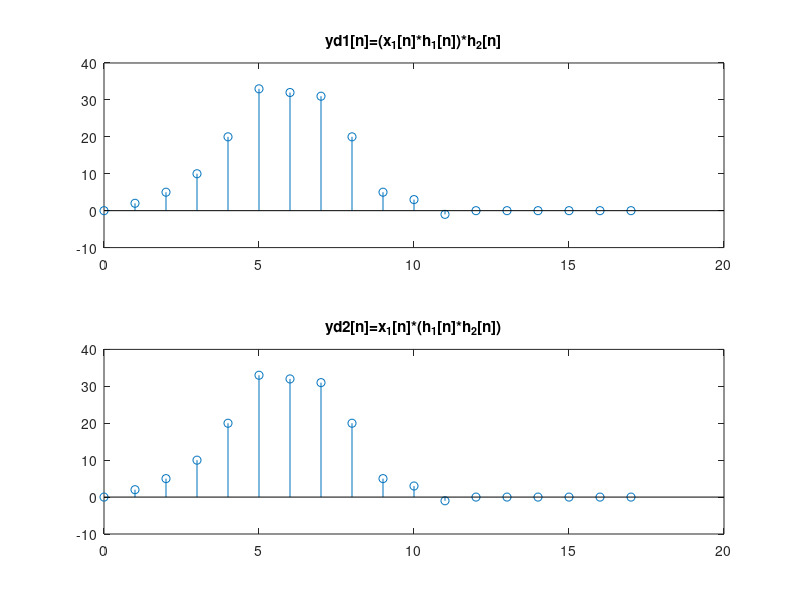

MATLAB code to generate this figure:
% Problem 2.4(d)

x1 = [1 1 1 1 0 0 0 0 0 0];
nx1 = 0:1:9;

h1 = [1 -1 3 0 1];
h2 = [0 2 5 4 -1];
nh1 = 0:1:4;

y1 = conv(conv(x1, h1), h2);
y2 = conv(x1, conv(h1, h2));

ny = nh1(1)+nx1(1):1:nh1(end)+nh1(end)+nx1(end)

subplot(2,1,1), stem(ny, y1), title("yd1[n]=(x_1[n]*h_1[n])*h_2[n]");
subplot(2,1,2), stem(ny, y2), title("yd2[n]=x_1[n]*(h_1[n]*h_2[n])");

saveas(gcf, "plots/P2_4_d_out.png");
close;
